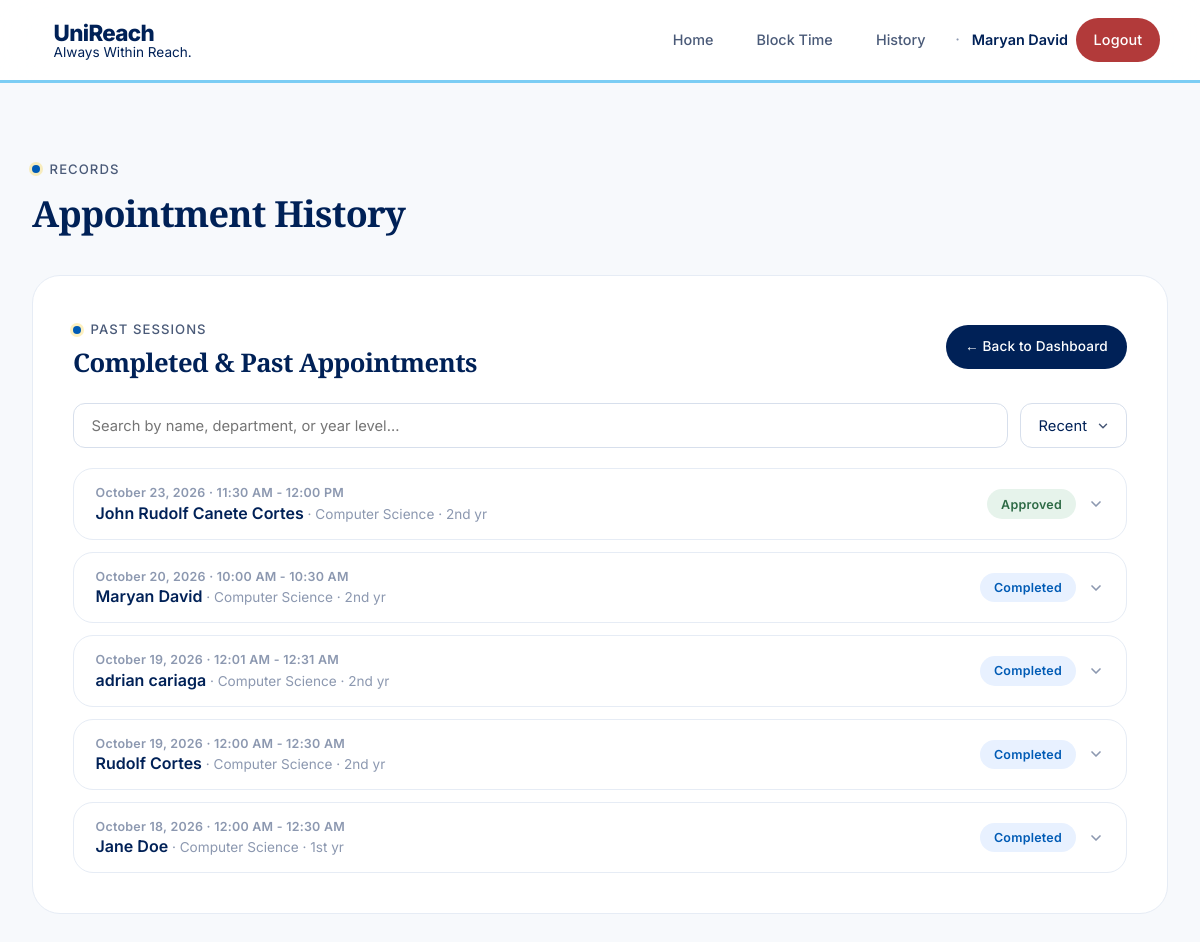
Before: /counselor/history (signed in) with the older database file.
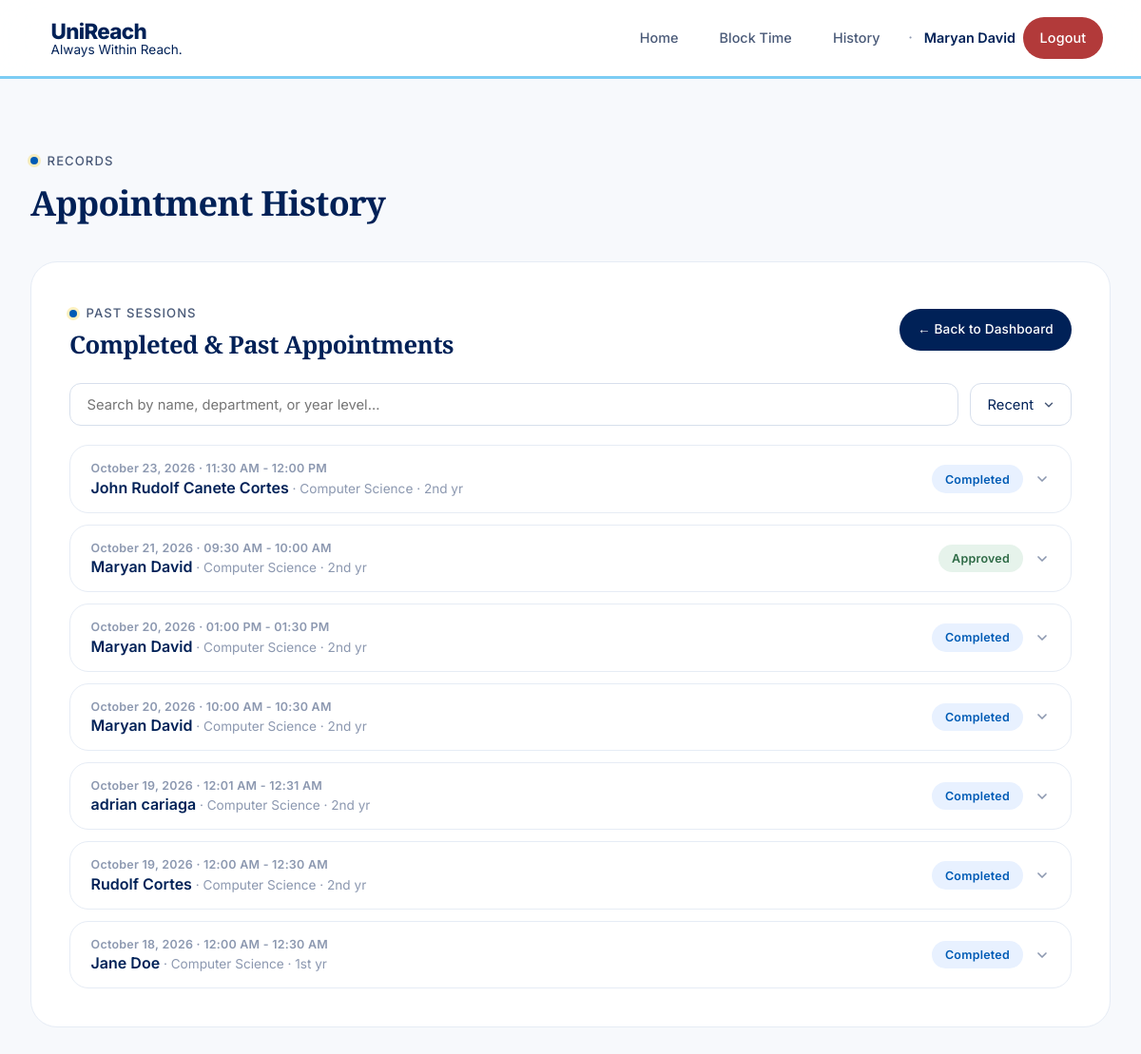
After: the same page with the newer database file.
### app.py (models this page shows, shortened)
class User(UserMixin, db.Model):
    id = db.Column(db.Integer, primary_key=True)
    username = db.Column(db.String(80), unique=True, nullable=False)
    email = db.Column(db.String(120), unique=True, nullable=False)
    password_hash = db.Column(db.String(256), nullable=False)
    role = db.Column(db.String(20), nullable=False)
    is_admin = db.Column(db.Boolean, default=False, nullable=False)
    full_name = db.Column(db.String(120), nullable=False)
    specialty = db.Column(db.String(120))
    student_id = db.Column(db.String(50))
    phone = db.Column(db.String(20))
    reset_token = db.Column(db.String(256))
    reset_token_expiry = db.Column(db.DateTime)
    @property
    def is_counselor(self):
        return self.role == 'counselor'

class Appointment(db.Model):
    id = db.Column(db.Integer, primary_key=True)
    counselor_id = db.Column(db.Integer, db.ForeignKey('user.id'), nullable=False)
    student_id = db.Column(db.Integer, db.ForeignKey('user.id'), nullable=True)
    date = db.Column(db.Date, nullable=False)
    start_time = db.Column(db.Time, nullable=False)
    end_time = db.Column(db.Time, nullable=False)
    purpose = db.Column(db.Text, nullable=False)
    status = db.Column(db.String(20), default='pending')
    notes = db.Column(db.Text)
    created_at = db.Column(db.DateTime, default=datetime.utcnow)
    first_name = db.Column(db.String(80))
    middle_name = db.Column(db.String(80))
    last_name = db.Column(db.String(80))
    birthday = db.Column(db.Date)
    section = db.Column(db.String(50))
    year_level = db.Column(db.String(50))
    department = db.Column(db.String(100))
    mood_rating = db.Column(db.String(20))
    mood_description = db.Column(db.String(200))
    contact_email = db.Column(db.String(120))
    contact_phone = db.Column(db.String(20))
    guest_student_id = db.Column(db.String(50))
    referred_by_id = db.Column(db.Integer, db.ForeignKey('user.id'), nullable=True)
    is_guest = db.Column(db.Boolean, default=False)
    session_summary = db.Column(db.Text)
    student = db.relationship('User', foreign_keys=[student_id], backref=db.backref('student_appointments', lazy=True))
    counselor = db.relationship('User', foreign_keys=[counselor_id], backref=db.backref('counselor_appointments', lazy=True))
    referred_by = db.relationship('User', foreign_keys=[referred_by_id], backref=db.backref('referrals', lazy=True))
    __table_args__ = (db.UniqueConstraint('counselor_id', 'date', 'start_time', name='_counselor_date_time_uc'),)
    @property
    def time_str(self):
        return f"{self.start_time.strftime('%I:%M %p')} - {self.end_time.strftime('%I:%M %p')}"
    @property
    def guest_full_name(self):
        parts = [p for p in [self.first_name, self.middle_name, self.last_name] if p]
        return ' '.join(parts) if parts else None
    @property
    def display_name(self):
        if self.is_guest:
            return self.guest_full_name or 'Guest Student'
        return self.student.full_name if self.student else 'Unknown'

### app.py (the view)
@app.route('/counselor/history')
@login_required
def counselor_history():
    if not current_user.is_counselor:
        abort(403)
    upcoming_ids = {a.id for a in upcoming_appointments_query(current_user.id).all()}
    all_appointments = Appointment.query.filter_by(
        counselor_id=current_user.id
    ).order_by(Appointment.date.desc(), Appointment.start_time.desc()).all()
    past_appointments = [a for a in all_appointments if a.id not in upcoming_ids]
    return render_template('counselor_history.html', appointments=past_appointments)

### app.py (called while the page is built)
@login_manager.user_loader
def load_user(user_id):
    return User.query.get(int(user_id))

def fmt_date_long(value):
    if value is None:
        return ''
    try:
        return value.strftime('%B') + ' ' + str(value.day) + ', ' + str(value.year)
    except Exception:
        return str(value)

def fmt_date_short(value):
    if value is None:
        return ''
    try:
        return value.strftime('%b') + ' ' + str(value.day)
    except Exception:
        return str(value)

def upcoming_appointments_query(counselor_id):
    today = datetime.now().date()
    return Appointment.query.filter_by(counselor_id=counselor_id).filter(
        db.or_(
            db.and_(
                Appointment.date >= today,
                Appointment.status != 'completed'
            ),
            db.and_(
                Appointment.referred_by_id.isnot(None),
                Appointment.status.in_(['pending', 'approved'])
            )
        )
    )

### templates/counselor_history.html (shortened to what this page needs)
{% extends "base.html" %}
{% block content %}
<div class="section-label" style="margin-bottom: 0.75rem;">Records</div>
<h2 style="font-size: 2.25rem; margin-bottom: 2.5rem; border: none; padding: 0;">Appointment History</h2>
<div class="card">
    <div style="display: flex; justify-content: space-between; align-items: center; margin-bottom: 1.5rem; flex-wrap: wrap; gap: 0.75rem;">
        <div>
            <div class="section-label" style="margin-bottom: 0.5rem;">Past Sessions</div>
            <h2 style="margin: 0; border: none; padding: 0; font-size: 1.6rem;">Completed &amp; Past Appointments</h2>
        </div>
        <a href="{{ url_for('counselor_dashboard') }}" class="btn btn-primary" style="padding: 0.7rem 1.2rem; font-size: 0.85rem;">
            ← Back to Dashboard
        </a>
    </div>
    {% if appointments %}
        <div class="history-controls">
            <input type="search" id="historySearch" class="history-search" autocomplete="off"
                   aria-label="Search appointment history"
                   placeholder="Search by name, department, or year level…">
            <select id="historySort" class="history-sort" aria-label="Sort appointment history">
                <option value="recent">Recent</option>
            </select>
        </div>
        <div class="history-list" id="historyList">
            {% for appt in appointments %}
                <div class="history-entry" data-search="{{ appt.display_name }} {{ appt.department or '' }} {{ appt.year_level or '' }}" data-sort="{{ appt.date.strftime('%Y%m%d') }}{{ appt.start_time.strftime('%H%M') }}">
                    <button type="button" class="history-head" data-history-toggle aria-expanded="false">
                        <div class="history-head-main">
                            <span class="history-date">{{ appt.date|fmt_long }} · {{ appt.time_str }}</span>
                            <span class="history-name">{{ appt.display_name }}{% if appt.department or appt.year_level %}<span class="history-sub"> · {% if appt.department %}{{ appt.department }}{% endif %}{% if appt.department and appt.year_level %} · {% endif %}{% if appt.year_level %}{{ appt.year_level }}{% endif %}</span>{% endif %}</span>
                        </div>
                        <div class="history-head-meta">
                            {% if appt.status == 'pending' %}
                                <span class="badge badge-pending">Pending</span>
                            {% elif appt.status == 'approved' %}
                                <span class="badge badge-approved">Approved</span>
                            {% elif appt.status == 'rejected' %}
                                <span class="badge badge-rejected">Rejected</span>
                            {% elif appt.status == 'completed' %}
                                <span class="badge badge-completed">Completed</span>
                            {% endif %}
                            <svg class="history-chevron" width="16" height="16" viewBox="0 0 24 24" fill="none" stroke="currentColor" stroke-width="2.5" stroke-linecap="round" stroke-linejoin="round"><polyline points="6 9 12 15 18 9"></polyline></svg>
                        </div>
                    </button>
                </div>
            {% endfor %}
        </div>
    {% else %}
        <div class="empty-state">
            <p>No past appointments yet.</p>
            <p style="margin-top: 0.5rem; font-size: 0.95rem;">Completed sessions and appointments whose date has passed will appear here.</p>
        </div>
    {% endif %}
</div>
{% endblock %}

### templates/base.html (shortened to what this page needs)
<!DOCTYPE html>
<html lang="en">
<head>
    <link rel="stylesheet" href="{{ url_for('static', filename='styles.css') }}">
</head>
<body>
    <nav class="navbar">
        <a href="{{ url_for('index') }}" class="brand" id="appTitle" title="{{ 'Press Ctrl+` to switch to Student access' if session.get('counselor_access') else 'Press Ctrl+` for Counselor access' }}">
            <div class="brand-text">
                <h1 class="brand-title">UniReach</h1>
                <span class="brand-subtitle">Always Within Reach.</span>
            </div>
        </a>
        <div class="nav-links">
            <a href="{{ url_for('index') }}">Home</a>
            {% if current_user.is_authenticated %}
                {% if current_user.is_counselor %}
                    {% if not current_user.is_admin %}
                        <a href="{{ url_for('block_time') }}">Block Time</a>
                        <a href="{{ url_for('counselor_history') }}">History</a>
                    {% endif %}
                {% elif current_user.is_teacher %}
                    <a href="{{ url_for('teacher_refer') }}">Refer Student</a>
                {% endif %}
                {% if not current_user.is_admin %}
                    <span class="nav-dot">·</span>
                {% endif %}
                <span class="nav-username">{{ current_user.full_name }}</span>
                <a href="{{ url_for('logout') }}" class="btn btn-danger btn-sm">Logout</a>
            {% else %}
                {% if session.get('counselor_access') %}
                    <a href="{{ url_for('login') }}">Counselor Login</a>
                {% else %}
                    <a href="{{ url_for('index') }}#counselors" class="btn btn-primary btn-sm">Set an Appointment</a>
                {% endif %}
            {% endif %}
        </div>
    </nav>
    <div class="container">
        {% block content %}{% endblock %}
    </div>
</body>
</html>

Changed rows visible on the page:
changed Appointment "John Rudolf Canete Cortes": status "Approved" → "Completed"
added Appointment: date|fmt_long "October 21, 2026", time_str "09:30 AM - 10:00 AM", display_name "Maryan David", department "Computer Science", year_level "2nd yr", status "Approved"
added Appointment: date|fmt_long "October 20, 2026", time_str "01:00 PM - 01:30 PM", display_name "Maryan David", department "Computer Science", year_level "2nd yr", status "Completed"
